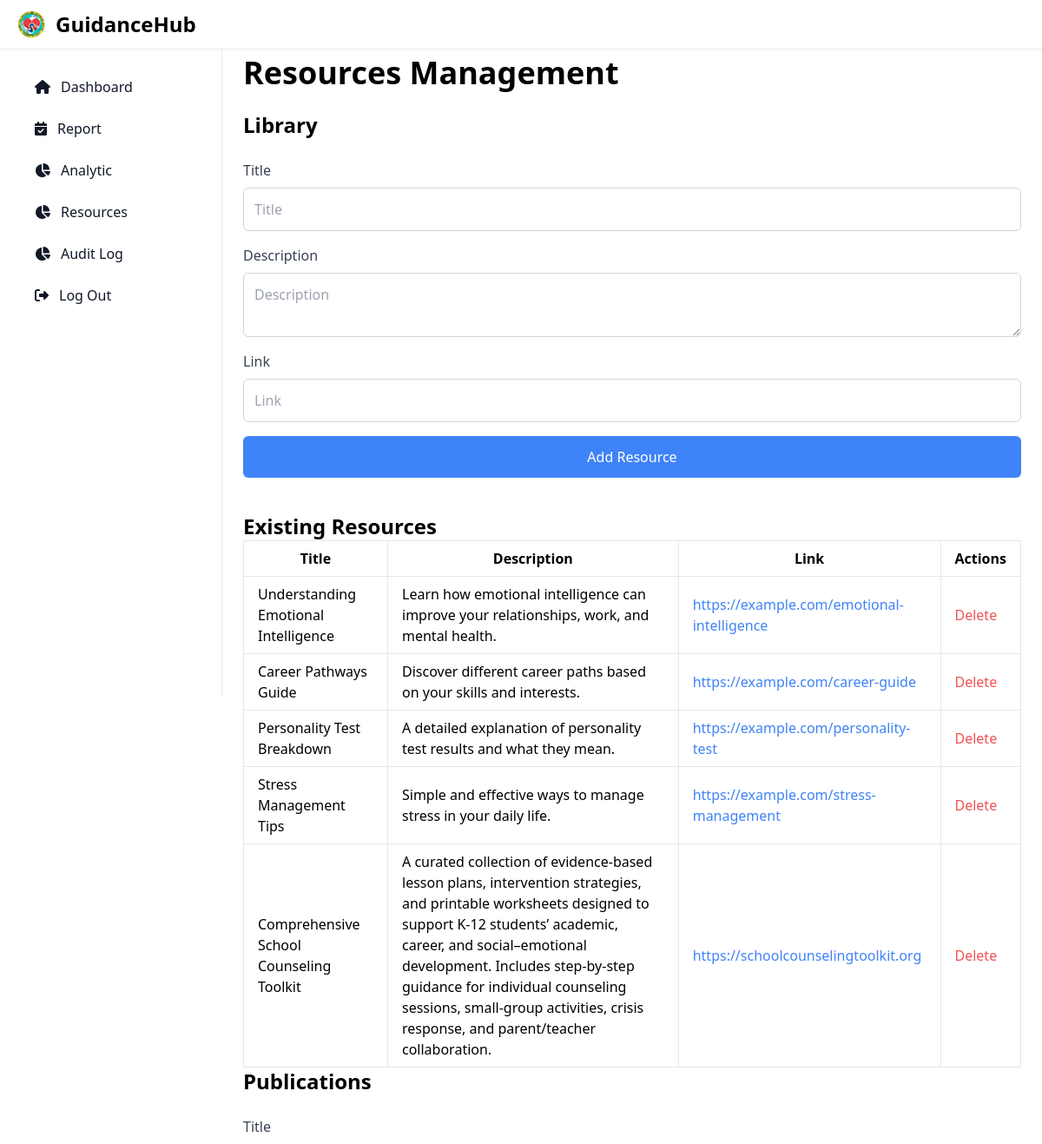
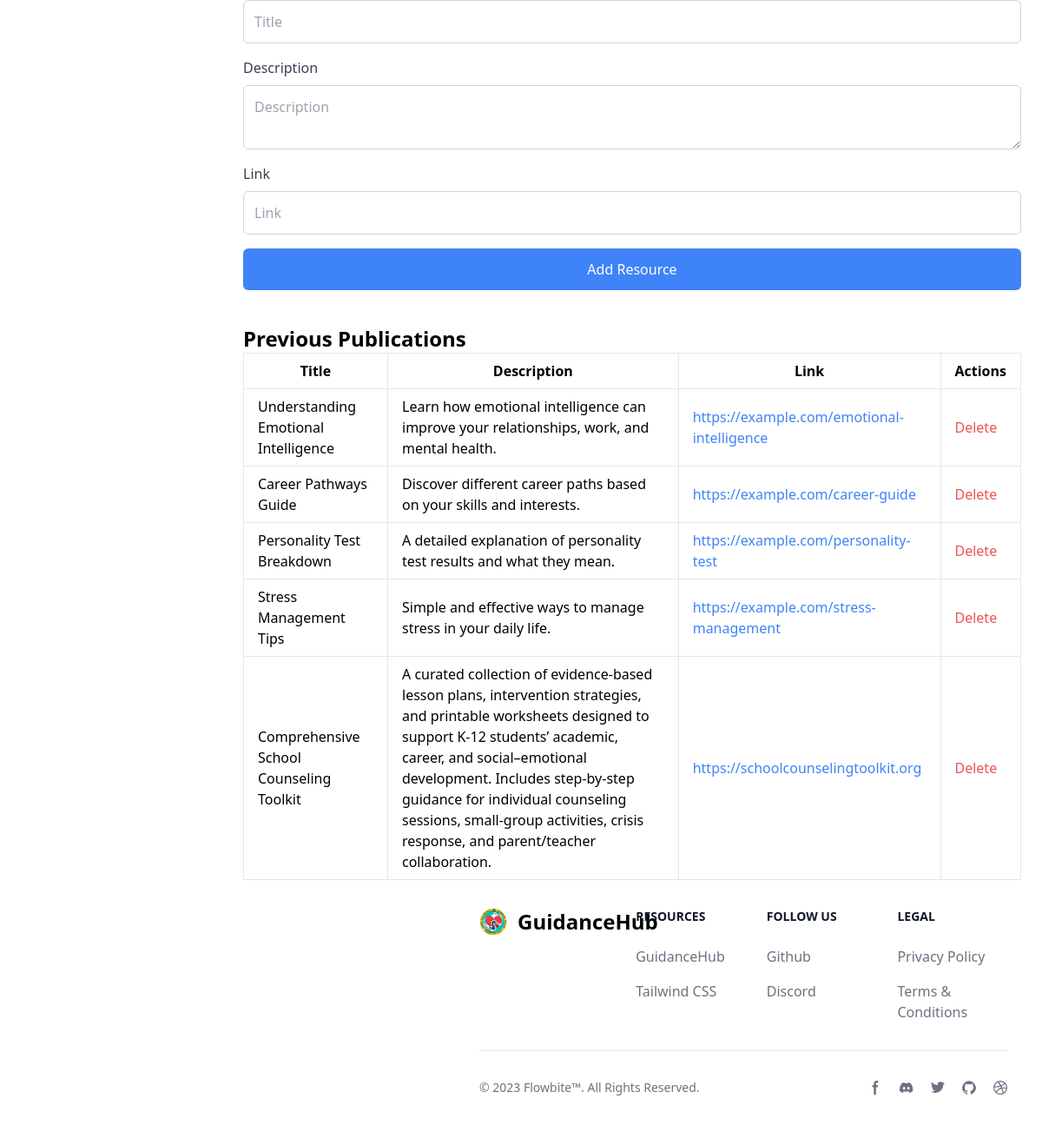
The page /src/admin/resources.php on the database its author committed (2 pictures, top to bottom).
### tables this page shows
CREATE TABLE `resources` (
  `id` int(11) NOT NULL AUTO_INCREMENT,
  `title` varchar(255) NOT NULL,
  `description` text NOT NULL,
  `resource_link` varchar(500) NOT NULL,
  `created_at` timestamp NOT NULL DEFAULT current_timestamp(),
  PRIMARY KEY (`id`)
);

### src/admin/resources.php (the view, shortened to what this page needs)
<!doctype html>
<html>
<head>
        <link href="https://cdn.jsdelivr.net/npm/flowbite@2.5.2/dist/flowbite.min.css"  rel="stylesheet" />
        <link href="./output.css" rel="stylesheet">
</head>
<body>
<nav class="fixed top-0 z-50 w-full bg-white border-b border-gray-200 dark:bg-gray-800 dark:border-gray-700">
    <div class="px-3 py-3 lg:px-5 lg:pl-3">
        <div class="flex items-center justify-between">
            <div class="flex items-center justify-start rtl:justify-end">
                <a href="" class="flex ms-2 md:me-24">
                <img src="/src/images/UMAK-CGCS-logo.png" class="h-8 me-3" alt="GuidanceHub Logo" />
                <span class="self-center text-xl font-semibold sm:text-2xl whitespace-nowrap dark:text-white">GuidanceHub</span>
                </a>
            </div>
        </div>
    </div>
</nav>
<aside id="logo-sidebar" class="fixed z-40 w-64 h-screen pt-20 transition-transform -translate-x-full bg-white border-r dark:border-gray-300 sm:translate-x-0" aria-label="Sidebar">
    <div class="h-full px-3 pb-4 overflow-y-auto bg-white border-gray-300">
        <ul class="m-3 space-y-2 font-medium">
            <li>
                <a href="dashboard.php" class="flex items-center p-2 text-gray-900 rounded-lg hover:bg-gray-100 group">
                <svg class="w-5 h-5 text-gray-500 transition duration-75 dark:text-gray-400 group-hover:text-gray-900 dark:group-hover:text-white" aria-hidden="true" xmlns="http://www.w3.org/2000/svg" fill="currentColor" viewBox="0 0 22 21">
                    <i class="fa-solid fa-house"></i>
                </svg>
                <span class="ms-3">Dashboard</span>
                </a>
            </li>
            <li>
                <a href="report.php" class="flex items-center p-2 text-gray-900 rounded-lg hover:bg-gray-100 group">
                <svg class="flex-shrink-0 w-5 h-5 text-gray-500 transition duration-75 dark:text-gray-400 group-hover:text-gray-900 dark:group-hover:text-white" aria-hidden="true" xmlns="http://www.w3.org/2000/svg" fill="currentColor" viewBox="0 0 18 18">
                    <i class="fa-solid fa-calendar-check"></i>
                </svg>
                <span class="flex-1 ms-3 whitespace-nowrap">Report</span>
                </a>
            </li>
            <li>
                <a href="analytics.php" class="flex items-center p-2 text-gray-900 rounded-lg hover:bg-gray-100 group">
                <svg class="flex-shrink-0 w-5 h-5 text-gray-500 transition duration-75 dark:text-gray-400 group-hover:text-gray-900 dark:group-hover:text-white" aria-hidden="true" xmlns="http://www.w3.org/2000/svg" fill="currentColor" viewBox="0 0 18 18">
                    <i class="fa-solid fa-chart-pie"></i>
                </svg>
                <span class="flex-1 ms-3 whitespace-nowrap">Analytic</span>
                </a>
            </li>
            <li>
                <a href="resources.php" class="flex items-center p-2 text-gray-900 rounded-lg hover:bg-gray-100 group">
                <svg class="flex-shrink-0 w-5 h-5 text-gray-500 transition duration-75 dark:text-gray-400 group-hover:text-gray-900 dark:group-hover:text-white" aria-hidden="true" xmlns="http://www.w3.org/2000/svg" fill="currentColor" viewBox="0 0 18 18">
                    <i class="fa-solid fa-chart-pie"></i>
                </svg>
                <span class="flex-1 ms-3 whitespace-nowrap">Resources</span>
                </a>
            </li>
            <li>
                <a href="audit.php" class="flex items-center p-2 text-gray-900 rounded-lg hover:bg-gray-100 group">
                <svg class="flex-shrink-0 w-5 h-5 text-gray-500 transition duration-75 dark:text-gray-400 group-hover:text-gray-900 dark:group-hover:text-white" aria-hidden="true" xmlns="http://www.w3.org/2000/svg" fill="currentColor" viewBox="0 0 18 18">
                    <i class="fa-solid fa-chart-pie"></i>
                </svg>
                <span class="flex-1 ms-3 whitespace-nowrap">Audit Log</span>
                </a>
            </li>
            <li>
                <a href="?logout=true" class="flex items-center p-2 text-gray-900 rounded-lg hover:bg-gray-100 group">
                    <span class="flex-1 ms-3 whitespace-nowrap">Log Out</span>
                </a>
            </li>
        </ul>
    </div>
</aside>
<main class="p-6 mt-10 sm:ml-64">
    <h2 class="mb-6 text-4xl font-bold">Resources Management</h2>
            <h3 class="mb-6 text-2xl font-bold">Library</h3>
                <form action="#" method="post" class="space-y-4">
                    <div class="flex flex-col space-y-2">
                        <label for="title" class="text-gray-700">Title</label>
                        <input type="text" id="title" name="title" placeholder="Title" required class="p-3 border border-gray-300 rounded-md focus:outline-none focus:ring-2 focus:ring-blue-500">
                    </div>
                    <div class="flex flex-col space-y-2">
                        <label for="description" class="text-gray-700">Description</label>                            <textarea id="description" name="description" placeholder="Description" required class="p-3 border border-gray-300 rounded-md focus:outline-none focus:ring-2 focus:ring-blue-500"></textarea>
                    </div>
                    <div class="flex flex-col space-y-2">
                        <label for="resource_link" class="text-gray-700">Link</label>
                        <input type="text" id="resource_link" name="resource_link" placeholder="Link" required class="p-3 border border-gray-300 rounded-md focus:outline-none focus:ring-2 focus:ring-blue-500">
                    </div>
                        <button type="submit" name="add" class="w-full py-3 text-white transition bg-blue-500 rounded-md hover:bg-blue-600">Add Resource</button>
                    </form>
            <h2 class="mt-10 text-2xl font-semibold">Existing Resources</h2>
                <table class="min-w-full bg-white border border-gray-300">
                    <thead>
                        <tr>
                            <th class="px-4 py-2 border">Title</th>
                            <th class="px-4 py-2 border">Description</th>
                            <th class="px-4 py-2 border">Link</th>
                            <th class="px-4 py-2 border">Actions</th>
                        </tr>
                    </thead>
                    <tbody>
                        <?php
                        $servername = "localhost";
                        $username = "u406807013_guidancehub";
                        $password = "GuidanceHub@2025";
                        $dbname = "u406807013_guidancehub";
                        $con = new mysqli($servername, $username, $password, $dbname);
                        $sql = "SELECT * FROM resources";
                        $result = mysqli_query($con, $sql);
                        while ($row = mysqli_fetch_assoc($result)) { ?>
                            <tr>
                                <td class="px-4 py-2 border"><?php echo htmlspecialchars($row['title']); ?></td>
                                <td class="px-4 py-2 border"><?php echo htmlspecialchars($row['description']); ?></td>
                                <td class="px-4 py-2 border">
                                    <a href="<?php echo htmlspecialchars($row['resource_link']); ?>" target="_blank" class="text-blue-500">
                                        <?php echo htmlspecialchars($row['resource_link']); ?>
                                    </a>
                                </td>
                                <td class="px-4 py-2 border">
                                    <form action="#" method="post" onsubmit="return confirm('Are you sure you want to delete this resource?');">
                                        <button type="submit" name="delete" class="text-red-500 hover:text-red-700">Delete</button>
                                    </form>
                                </td>
                            </tr>
                        <?php } ?>
                    </tbody>
                </table>
            <h3 class="mb-6 text-2xl font-bold">Publications</h3>
                <form action="#" method="post" class="space-y-4">
                    <div class="flex flex-col space-y-2">
                        <label for="title" class="text-gray-700">Title</label>
                        <input type="text" id="title" name="title" placeholder="Title" required class="p-3 border border-gray-300 rounded-md focus:outline-none focus:ring-2 focus:ring-blue-500">
                    </div>
                    <div class="flex flex-col space-y-2">
                        <label for="description" class="text-gray-700">Description</label>                            <textarea id="description" name="description" placeholder="Description" required class="p-3 border border-gray-300 rounded-md focus:outline-none focus:ring-2 focus:ring-blue-500"></textarea>
                    </div>
                    <div class="flex flex-col space-y-2">
                        <label for="resource_link" class="text-gray-700">Link</label>
                        <input type="text" id="resource_link" name="resource_link" placeholder="Link" required class="p-3 border border-gray-300 rounded-md focus:outline-none focus:ring-2 focus:ring-blue-500">
                    </div>
                        <button type="submit" name="add" class="w-full py-3 text-white transition bg-blue-500 rounded-md hover:bg-blue-600">Add Resource</button>
                    </form>
            <h2 class="mt-10 text-2xl font-semibold">Previous Publications</h2>
                <table class="min-w-full bg-white border border-gray-300">
                    <thead>
                        <tr>
                            <th class="px-4 py-2 border">Title</th>
                            <th class="px-4 py-2 border">Description</th>
                            <th class="px-4 py-2 border">Link</th>
                            <th class="px-4 py-2 border">Actions</th>
                        </tr>
                    </thead>
                    <tbody>
                        <?php
                        $sql = "SELECT * FROM resources";
                        $result = mysqli_query($con, $sql);
                        while ($row = mysqli_fetch_assoc($result)) { ?>
                            <tr>
                                <td class="px-4 py-2 border"><?php echo htmlspecialchars($row['title']); ?></td>                                    <td class="px-4 py-2 border"><?php echo htmlspecialchars($row['description']); ?></td>
                                <td class="px-4 py-2 border"><a href="<?php echo htmlspecialchars($row['resource_link']); ?>" target="_blank" class="text-blue-500"><?php echo htmlspecialchars($row['resource_link']); ?></a></td>
                                <td class="px-4 py-2 border">
                                    <form action="#" method="post" onsubmit="return confirm('Are you sure you want to delete this resource?');">
                                        <button type="submit" name="delete" class="text-red-500 hover:text-red-700">Delete</button>
                                    </form>
                                </td>
                            </tr>
                        <?php } ?>
                    </tbody>
                </table>
<footer class="overflow-auto bg-white sm:ml-64 w-75 dark:bg-gray-900">
    <div class="w-full max-w-screen-xl p-4 py-6 mx-auto lg:py-8">
        <div class="md:flex md:justify-between">
            <div class="mb-6 md:mb-0">
                <a href="https://flowbite.com/" class="flex items-center">
                    <img src="/src/images/UMAK-CGCS-logo.png" class="h-8 me-3" alt="GuidanceHub Logo" />
                    <span class="self-center text-2xl font-semibold whitespace-nowrap dark:text-white">GuidanceHub<span>
                </a>
            </div>
            <div class="grid grid-cols-2 gap-8 sm:gap-6 sm:grid-cols-3">
                <div>
                    <h2 class="mb-6 text-sm font-semibold text-gray-900 uppercase dark:text-white">Resources</h2>
                    <ul class="font-medium text-gray-500 dark:text-gray-400">
                        <li class="mb-4">
                            <a href="https://flowbite.com/" class="hover:underline">GuidanceHub</a>
                        </li>
                        <li>
                            <a href="https://tailwindcss.com/" class="hover:underline">Tailwind CSS</a>
                        </li>
                    </ul>
                </div>
                <div>
                    <h2 class="mb-6 text-sm font-semibold text-gray-900 uppercase dark:text-white">Follow us</h2>
                    <ul class="font-medium text-gray-500 dark:text-gray-400">
                        <li class="mb-4">
                            <a href="https://github.com/themesberg/flowbite" class="hover:underline ">Github</a>
                        </li>
                        <li>
                            <a href="https://discord.gg/4eeurUVvTy" class="hover:underline">Discord</a>
                        </li>
                    </ul>
                </div>
                <div>
                    <h2 class="mb-6 text-sm font-semibold text-gray-900 uppercase dark:text-white">Legal</h2>
                    <ul class="font-medium text-gray-500 dark:text-gray-400">
                        <li class="mb-4">
                            <a href="#" class="hover:underline">Privacy Policy</a>
                        </li>
                        <li>
                            <a href="#" class="hover:underline">Terms &amp; Conditions</a>
                        </li>
                    </ul>
                </div>
            </div>
        </div>
        <hr class="my-6 border-gray-200 sm:mx-auto dark:border-gray-700 lg:my-8" />
        <div class="sm:flex sm:items-center sm:justify-between">
            <span class="text-sm text-gray-500 sm:text-center dark:text-gray-400">© 2023 <a href="https://flowbite.com/" class="hover:underline">Flowbite™</a>. All Rights Reserved.
            </span>
            <div class="flex mt-4 sm:justify-center sm:mt-0">
                <a href="#" class="text-gray-500 hover:text-gray-900 dark:hover:text-white">
                    <svg class="w-4 h-4" aria-hidden="true" xmlns="http://www.w3.org/2000/svg" fill="currentColor" viewBox="0 0 8 19">
                            <path fill-rule="evenodd" d="M6.135 3H8V0H6.135a4.147 4.147 0 0 0-4.142 4.142V6H0v3h2v9.938h3V9h2.021l.592-3H5V3.591A.6.6 0 0 1 5.592 3h.543Z" clip-rule="evenodd"/>
                        </svg>
                </a>
                <a href="#" class="text-gray-500 hover:text-gray-900 dark:hover:text-white ms-5">
                </a>
                <a href="#" class="text-gray-500 hover:text-gray-900 dark:hover:text-white ms-5">
                </a>
                <a href="#" class="text-gray-500 hover:text-gray-900 dark:hover:text-white ms-5">
                </a>
                <a href="#" class="text-gray-500 hover:text-gray-900 dark:hover:text-white ms-5">
                </a>
            </div>
        </div>
    </div>
</footer>
</body>
</html>

### rows shown on the page
resources: title "Understanding Emotional Intelligence", description "Learn how emotional intelligence can improve your relationships, work, and mental health.", resource_link "https://example.com/emotional-intelligence"
resources: title "Career Pathways Guide", description "Discover different career paths based on your skills and interests.", resource_link "https://example.com/career-guide"
resources: title "Personality Test Breakdown", description "A detailed explanation of personality test results and what they mean.", resource_link "https://example.com/personality-test"
resources: title "Stress Management Tips", description "Simple and effective ways to manage stress in your daily life.", resource_link "https://example.com/stress-management"
resources: title "Comprehensive School Counseling Toolkit", description "A curated collection of evidence‑based lesson plans, intervention strategies, and printable worksheets designed to support K‑12 students’ academic, career, and social–emotional development. Includes step‑by‑step guidance for individual counseling sessions, small‑group activities, crisis response, and parent/teacher collaboration.", resource_link "https://schoolcounselingtoolkit.org"
